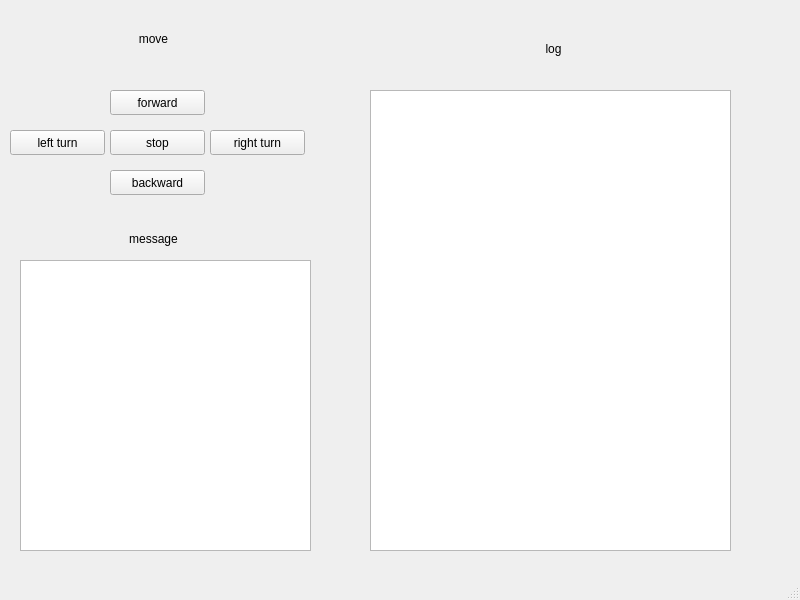
<?xml version="1.0" encoding="UTF-8"?>
<ui version="4.0">
 <class>MainWindow</class>
 <widget class="QMainWindow" name="MainWindow">
  <property name="geometry">
   <rect>
    <x>0</x>
    <y>0</y>
    <width>800</width>
    <height>600</height>
   </rect>
  </property>
  <property name="windowTitle">
   <string>MainWindow</string>
  </property>
  <widget class="QWidget" name="centralwidget">
   <widget class="QPushButton" name="btn_forward">
    <property name="geometry">
     <rect>
      <x>110</x>
      <y>90</y>
      <width>95</width>
      <height>25</height>
     </rect>
    </property>
    <property name="text">
     <string>forward</string>
    </property>
   </widget>
   <widget class="QPushButton" name="btn_left">
    <property name="geometry">
     <rect>
      <x>10</x>
      <y>130</y>
      <width>95</width>
      <height>25</height>
     </rect>
    </property>
    <property name="text">
     <string>left turn</string>
    </property>
   </widget>
   <widget class="QPushButton" name="btn_stop">
    <property name="geometry">
     <rect>
      <x>110</x>
      <y>130</y>
      <width>95</width>
      <height>25</height>
     </rect>
    </property>
    <property name="text">
     <string>stop</string>
    </property>
   </widget>
   <widget class="QPushButton" name="btn_right">
    <property name="geometry">
     <rect>
      <x>210</x>
      <y>130</y>
      <width>95</width>
      <height>25</height>
     </rect>
    </property>
    <property name="text">
     <string>right turn</string>
    </property>
   </widget>
   <widget class="QPushButton" name="btn_backward">
    <property name="geometry">
     <rect>
      <x>110</x>
      <y>170</y>
      <width>95</width>
      <height>25</height>
     </rect>
    </property>
    <property name="text">
     <string>backward</string>
    </property>
   </widget>
   <widget class="QListWidget" name="lw_msg">
    <property name="geometry">
     <rect>
      <x>20</x>
      <y>260</y>
      <width>291</width>
      <height>291</height>
     </rect>
    </property>
   </widget>
   <widget class="QListWidget" name="lw_log">
    <property name="geometry">
     <rect>
      <x>370</x>
      <y>90</y>
      <width>361</width>
      <height>461</height>
     </rect>
    </property>
   </widget>
   <widget class="QLabel" name="lbl_msg">
    <property name="geometry">
     <rect>
      <x>120</x>
      <y>230</y>
      <width>67</width>
      <height>17</height>
     </rect>
    </property>
    <property name="text">
     <string>message</string>
    </property>
    <property name="alignment">
     <set>Qt::AlignmentFlag::AlignCenter</set>
    </property>
   </widget>
   <widget class="QLabel" name="lbl_move">
    <property name="geometry">
     <rect>
      <x>120</x>
      <y>30</y>
      <width>67</width>
      <height>17</height>
     </rect>
    </property>
    <property name="text">
     <string>move</string>
    </property>
    <property name="alignment">
     <set>Qt::AlignmentFlag::AlignCenter</set>
    </property>
   </widget>
   <widget class="QLabel" name="lbl_log">
    <property name="geometry">
     <rect>
      <x>520</x>
      <y>40</y>
      <width>67</width>
      <height>17</height>
     </rect>
    </property>
    <property name="text">
     <string>log</string>
    </property>
    <property name="alignment">
     <set>Qt::AlignmentFlag::AlignCenter</set>
    </property>
   </widget>
  </widget>
  <widget class="QMenuBar" name="menubar">
   <property name="geometry">
    <rect>
     <x>0</x>
     <y>0</y>
     <width>800</width>
     <height>27</height>
    </rect>
   </property>
  </widget>
  <widget class="QStatusBar" name="statusbar"/>
 </widget>
 <resources/>
 <connections/>
</ui>
